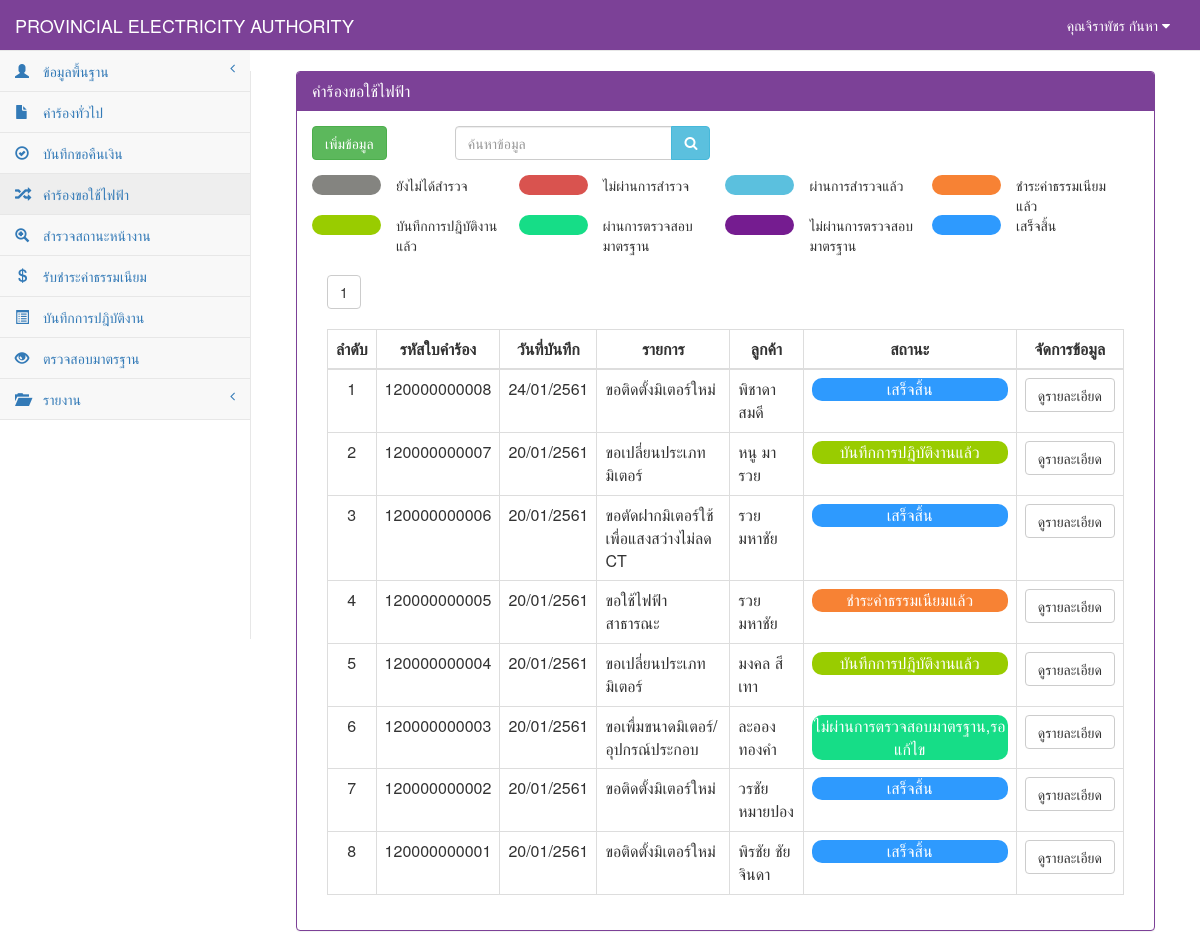
The app's page /RequestElectricity_show.php (signed in), older data.
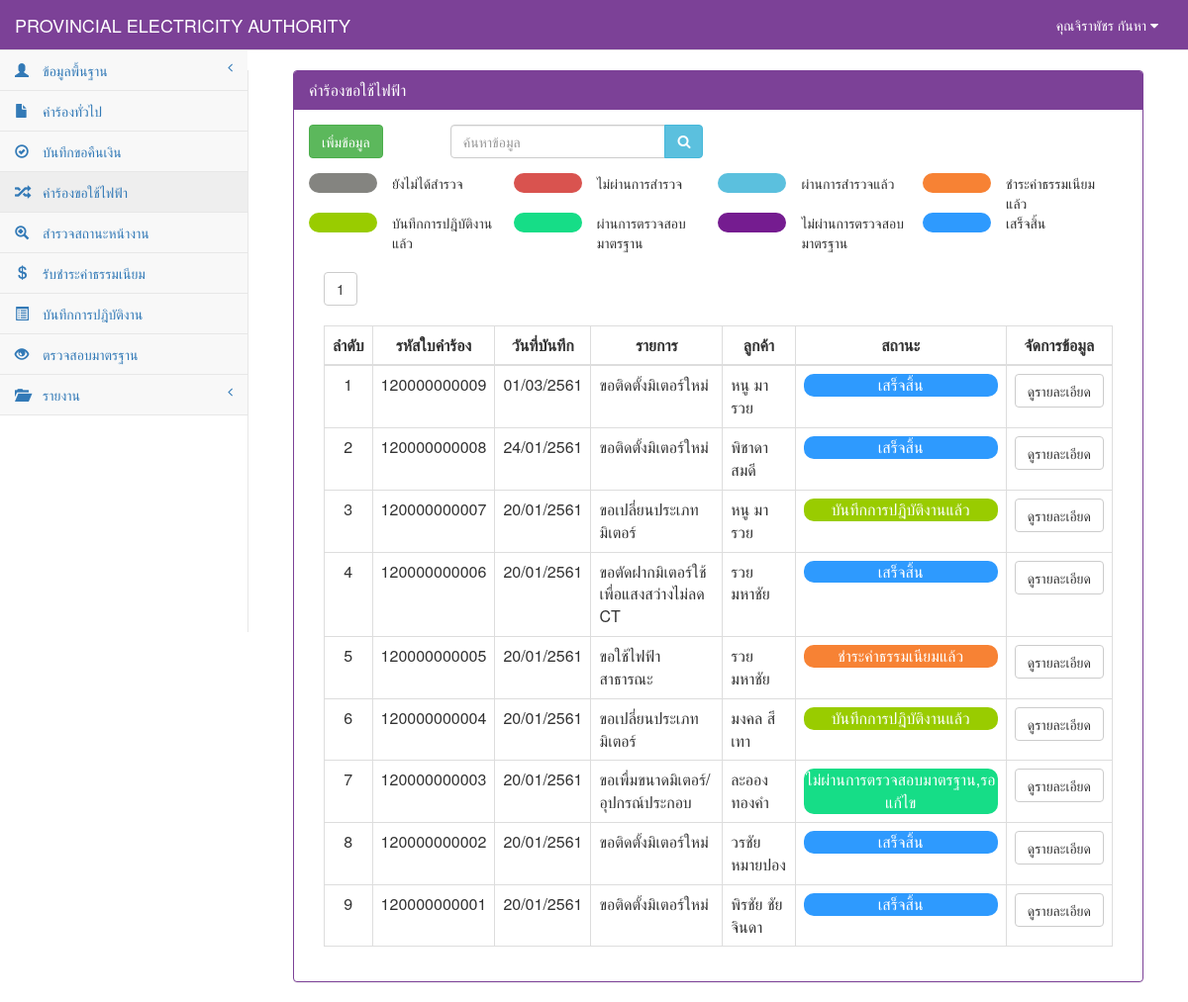
The same page, newer data.
### tables this page shows
CREATE TABLE `tb_electricity` (
  `re_id` char(12) NOT NULL,
  `re_date` date NOT NULL,
  `re_branch` varchar(50) NOT NULL,
  `user_id` char(13) NOT NULL,
  `cus_id` char(13) NOT NULL,
  `re_place_type` int(1) NOT NULL,
  `re_place_other` varchar(50) NOT NULL,
  `re_place_name` varchar(50) NOT NULL,
  `re_place_homeid` varchar(20) NOT NULL,
  `re_place_number` varchar(20) NOT NULL,
  `re_place_village` varchar(20) NOT NULL,
  `re_place_room` varchar(10) NOT NULL,
  `re_place_floor` varchar(5) NOT NULL,
  `re_place_alley` varchar(50) NOT NULL,
  `re_place_alleyway` varchar(50) NOT NULL,
  `re_place_road` varchar(50) NOT NULL,
  `re_place_villno` varchar(2) NOT NULL,
  `re_place_district` varchar(30) NOT NULL,
  `re_place_canton` varchar(30) NOT NULL,
  `re_place_province` varchar(30) NOT NULL,
  `re_place_post` varchar(10) NOT NULL,
  `re_place_tel` char(10) NOT NULL,
  `re_place_fax` char(10) NOT NULL,
  `re_place_email` varchar(30) NOT NULL,
  `re_place_service` varchar(10) NOT NULL,
  `re_contact_place` varchar(100) NOT NULL,
  `re_contact_homeid` varchar(20) NOT NULL,
  `re_contact_number` varchar(20) NOT NULL,
  `re_contact_village` varchar(20) NOT NULL,
  `re_contact_room` varchar(10) NOT NULL,
  `re_contact_floor` varchar(5) NOT NULL,
  `re_contact_alley` varchar(50) NOT NULL,
  `re_contact_alleyway` varchar(50) NOT NULL,
  `re_contact_road` varchar(50) NOT NULL,
  `re_contact_villno` varchar(2) NOT NULL,
  `re_contact_district` varchar(30) NOT NULL,
  `re_contact_canton` varchar(30) NOT NULL,
  `re_contact_province` varchar(30) NOT NULL,
  `re_contact_post` varchar(10) NOT NULL,
  `re_contact_tel` char(10) NOT NULL,
  `re_contact_fax` char(10) NOT NULL,
  `re_contact_email` varchar(30) NOT NULL,
  `re_want_type` int(2) NOT NULL,
  `re_want_other` varchar(100) NOT NULL,
  `re_detail` varchar(100) NOT NULL,
  `re_use_type` int(1) NOT NULL,
  `re_use_other` varchar(255) NOT NULL,
  `re_dateset` date NOT NULL,
  `re_keep_type` int(1) NOT NULL,
  `re_keep_name` varchar(255) NOT NULL,
  `re_keep_homeid` varchar(20) NOT NULL,
  `re_keep_number` varchar(20) NOT NULL,
  `re_keep_village` varchar(20) NOT NULL,
  `re_keep_room` varchar(20) NOT NULL,
  `re_keep_floor` varchar(5) NOT NULL,
  `re_keep_alley` varchar(50) NOT NULL,
  `re_keep_alleyway` varchar(50) NOT NULL,
  `re_keep_road` varchar(50) NOT NULL,
  `re_keep_villno` varchar(2) NOT NULL,
  `re_keep_district` varchar(30) NOT NULL,
  `re_keep_canton` varchar(30) NOT NULL,
  `re_keep_province` varchar(30) NOT NULL,
  `re_keep_post` varchar(10) NOT NULL,
  `re_keep_tel` char(10) NOT NULL,
  `re_keep_fax` char(10) NOT NULL,
  `re_keep_email` varchar(30) NOT NULL,
  `re_picture` varchar(255) NOT NULL,
  `re_status` int(1) NOT NULL,
  `re_pay` int(1) NOT NULL,
  PRIMARY KEY  (`re_id`,`re_keep_district`)
);

CREATE TABLE `tb_customer` (
  `cus_id` char(13) NOT NULL,
  `cus_first` int(2) NOT NULL,
  `cus_name` varchar(50) NOT NULL,
  `cus_type` varchar(30) NOT NULL,
  `cus_code` char(9) NOT NULL,
  `cus_tax` char(13) NOT NULL,
  `cus_homeid` varchar(20) NOT NULL,
  `cus_number` varchar(20) NOT NULL,
  `cus_village` varchar(20) NOT NULL,
  `cus_room` varchar(10) NOT NULL,
  `cus_floor` varchar(5) NOT NULL,
  `cus_alley` varchar(50) NOT NULL,
  `cus_alleyway` varchar(50) NOT NULL,
  `cus_road` varchar(50) NOT NULL,
  `cus_vilno` varchar(2) NOT NULL,
  `cus_district` varchar(30) NOT NULL,
  `cus_canton` varchar(30) NOT NULL,
  `cus_province` varchar(30) NOT NULL,
  `cus_post` varchar(10) NOT NULL,
  `cus_tel` char(10) NOT NULL,
  `cus_fax` char(10) NOT NULL,
  `cus_email` varchar(30) NOT NULL,
  PRIMARY KEY  (`cus_id`)
);

### connect_db.php (called while the page is built, shortened)
<?php
$dbname="pea";
$limit=10;
?>

### RequestElectricity_show.php (the view, shortened to what the changed rows need)
<?php
include "connect_db.php";
function Dateim($mydate){
    $d=split("-",$mydate);
    $mydate=$d[2]."/".$d[1]."/".($d[0]+543);
    return "$mydate";
}
?>
<!DOCTYPE html>
<html>
<head>
    <link href="vendor/bootstrap/css/bootstrap.css" rel="stylesheet">
    <link href="vendor/metisMenu/metisMenu.css" rel="stylesheet">
    <link href="dist/css/sb-admin-2.css" rel="stylesheet">
    <link href="vendor/font-awesome/css/font-awesome.css" rel="stylesheet" type="text/css">
</head>
<body>
    <div id="page-wrapper">
        <div class="col-sm-12 ">
            <div class="panel panel-primary">
                <div class="panel-heading">
                    <h2 class="panel-title">คำร้องขอใช้ไฟฟ้า</h2>
                </div>
            <div class="panel-body">
                <br>
            <div class="col-sm-12">
                <div class="table-responsive">
                    <?php
                        $sql_all_rows="select * from tb_electricity order by re_id";
                        $result_all_rows=mysql_db_query($dbname,$sql_all_rows);
                        $rows=mysql_num_rows($result_all_rows);
                        $total_page=ceil($rows/$limit);
                        if($_GET[start]==""){ $start="1"; }else{ $start=$_GET[start]; }
                    ?>
                    <?php
                    for($i=1;$i<=$total_page;$i++){
                            if($start==$i){
                                    echo "<a href='RequestElectricity_show.php?start=".$i."&limit=".$limit."'><button class='btn btn-default '>".$i."</button></a>&nbsp;";
                            }else{
                                    echo "<a href='RequestElectricity_show.php?start=".$i."&limit=".$limit."' c><button class='btn btn-default active'>".$i."</button></a>&nbsp;";
                            }
                    }
                    ?> <br><br>
                    <table width="100%" class="table table-bordered table-hover">
                        <thead>
                            <tr>
                                <th class=" text-center" >ลำดับ</th>
                                <th class=" text-center" >รหัสใบคำร้อง</th>
                                <th class=" text-center" >วันที่บันทึก</th>
                                <th class=" text-center" >รายการ</th>
                                <th class=" text-center" >ลูกค้า</th>
                                <th class=" text-center" style="min-width: 200">สถานะ</th>
                                <th class=" text-center">จัดการข้อมูล</th>
                            </tr>
                        </thead>
                            <tbody>
                            <?php
                                if($_GET[start]=="" || $_GET[start]=="1"){
                                        $page="0";
                                }else{
                                        $page=($_GET[start]-1)*$limit;
                                }
                                $sql="select * from tb_electricity where re_id like '%".$_POST[search]."%' order by re_id desc limit $page,$limit";
                                $result=mysql_db_query($dbname,$sql);
                                    if(mysql_num_rows($result)>0){
                                        while($array=mysql_fetch_array($result)){
                                            $page++;
                                            $sqlcus="select * from tb_customer where cus_id='".$array[cus_id]."'";
                                            $resultcus=mysql_db_query($dbname,$sqlcus);
                                            $arraycus=mysql_fetch_array($resultcus);
                                            if ($array[re_want_type] == 0) {
                                                $want = "ขอติดตั้งมิเตอร์ใหม่";
                                            } elseif ($array[re_want_type] == 1) {
                                                $want = "ขอตัดฝากมิเตอร์โดยไม่ใช้ไฟฟ้า";
                                            } elseif ($array[re_want_type] == 2) {
                                                $want = "ขอต่อกลับการใช้ไฟฟ้า";
                                            } elseif ($array[re_want_type] == 3) {
                                                $want = "ขอเพื่มขนาดมิเตอร์/อุปกรณ์ประกอบ";
                                            } elseif ($array[re_want_type] == 4) {
                                                $want = "ขอเปลี่ยนประเภทมิเตอร์";
                                            } elseif ($array[re_want_type] == 5) {
                                                $want = "ขอหยุดซ่อมแซมเครื่องจักรประจำปี";
                                            } elseif ($array[re_want_type] == 6) {
                                                $want = "ขอใช้ไฟฟ้าชั่วคราวแบบเหมาจ่าย";
                                            } elseif ($array[re_want_type] == 7) {
                                                $want = "ขอติดตั้งไฟฟ้าชั่วคราว";
                                            } elseif ($array[re_want_type] == 8) {
                                                $want = "ขอตัดฝากมิเตอร์ใช้เพื่อแสงสว่างไม่ลด CT";
                                            } elseif ($array[re_want_type] == 9) {
                                                $want = "ขอยกเลิกเลิกการใช้ไฟฟ้า";
                                            } elseif ($array[re_want_type] == 10) {
                                                $want = "ชอลดขนาดมิเตอร์/อุปกรณ์ประกอบ";
                                            } elseif ($array[re_want_type] == 11) {
                                                $want = "ขอใช้ไฟฟ้าสาธารณะ";
                                            } elseif ($array[re_want_type] == 12) {
                                                $want = "ขอตัดมิเตอร์ใช้เพื่อแสงสว่างลด CT";
                                            } elseif ($array[re_want_type] == 13) {
                                                $want = "ขอย้ายจุดติดตั้งมิเตอร์/อุปกรณ์ประกอบ";
                                            } elseif ($array[re_want_type] == 14) {
                                                $want = "ขอเปลี่ยนมิเตอร์กรณีชำรุด";
                                            } elseif ($array[re_want_type] == 15) {
                                                $want = "ขอใช้ไฟฟ้าตู้โทรศัพท์ต่อตรง";
                                            } elseif ($array[re_want_type] == 16) {
                                                $want = $array[re_place_other];
                                            }
                                            if($array[re_status]==0){
                                                $label="ยังไม่ได้สำรวจ";
                                                $status="#848480";
                                            }elseif($array[re_status]==1){
                                               $status="#5bc0de";
                                               $label="ผ่านการสำรวจแล้ว";
                                            }elseif($array[re_status]==2){
                                               $status="#F78234";
                                               $label="ชำระค่าธรรมเนียมแล้ว";
                                            }elseif($array[re_status]==3){
                                               $status="#99cc00";
                                               $label="บันทึกการปฎิบัติงานแล้ว";
                                            }elseif($array[re_status]==4){
                                               $status="#16DD87";
                                               $label="ไม่ผ่านการตรวจสอบมาตรฐาน,รอแก้ไข";
                                            }elseif($array[re_status]==5){
                                               $status="#751C90";
                                               $label="ไม่ผ่านการตรวจสอบมาตรฐาน,รอตรวจสอบใหม่";
                                            }elseif($array[re_status]==6){
                                               $status="#2E9AFE";
                                               $label="เสร็จสิ้น";
                                            }elseif($array[re_status]==9){
                                               $status="#d9534f";
                                               $label="ไม่ผ่านการสำรวจ";
                                            }
                            ?>
                                    <tr>
                                        <td class="text-center"><?=$page?></td>
                                            <td class=" text-center"><?=$array[re_id]?></td>
                                            <td class=" text-center"><?= Dateim($array[re_date]);?></td>
                                            <td><?=$want?></td>
                                            <td><?=$arraycus[cus_name]?></td>
                                            <td class="text-center"><div style="border-radius:10px; background-color: <?=$status?>; color: white;"><?=$label?></div></td>
                                            <td align="center">
                                                <div class="btn-group">
                                                    <a class="btn btn-default" href="RequestElectricity_detail.php?re_id=<?=$array[re_id]?>">ดูรายละเอียด</a>
                                                </div>
                                            </td>
                                    </tr>
                                    <?php
                                        }
                                            }else{
                                    ?>
                                    <tr><td colspan="7" align="center">ไม่พบข้อมูล</td></tr>
                                    <?
                                            }
                                    ?>
                            </tbody>
                    </table>
                </div>
            </div>
        </div>
        </div>
    </div>
</div>
</body>
</html>

Row changes from the older to the newer data that the page shows:
added tb_electricity: array "120000000009", array "01/03/2561", want "ขอติดตั้งมิเตอร์ใหม่", cus.cus_name "หนู มารวย", label "เสร็จสิ้น"
